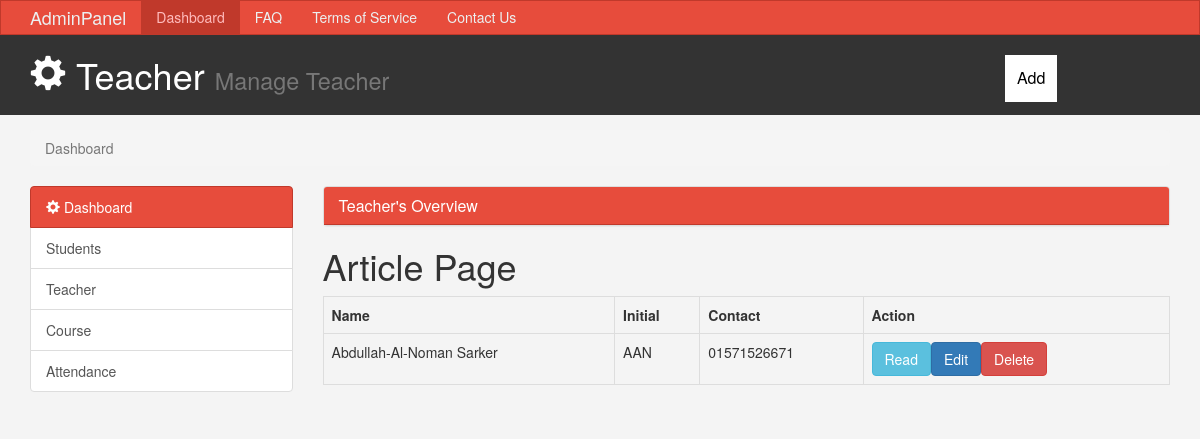
The app's page /theme/teacher/article.php?initial=AAN with its own data.
### tables this page shows
CREATE TABLE `teacher` (
  `Tname` varchar(255) NOT NULL,
  `Contact` text NOT NULL,
  `initial` varchar(255) NOT NULL
);

### theme/teacher/article.php (the view, shortened to what this page needs)
<?php
 $filepath = realpath(dirname(__FILE__));
include_once($filepath.'/../config/dbh.php');
include_once('tHeader.php');
?>
<h1>Article Page</h1>
<div class="articles-container">
	<?php
		$initial = mysqli_real_escape_string($con,$_GET['initial']);
		$sql = "SELECT * from teacher where  initial='$initial'";
		$result = mysqli_query($con,$sql);
		$queryResults = mysqli_num_rows($result);
		if($queryResults > 0){
			while ($row = mysqli_fetch_assoc($result)) {
    echo "<table class='table table-hover table-responsive table-bordered'>";
    echo "<tr>";
    echo "<th>Name</th>";
    echo "<th>Initial</th>";
    echo "<th>Contact</th>";
    echo "<th>Action</th>";
    echo "</tr>";
        echo "<tr>";
        echo "<td>".$row['Tname']."</td>";
        echo "<td>".$row['initial']."</td>";
        echo "<td>".$row['Contact']."</td>";
        echo "<td>";
        echo "<a href='read_one.php?initial={$initial}' class='btn btn-info '>Read</a>";
        echo "<a href='update.php?initial={$initial}' class='btn btn-primary'>Edit</a>";
        echo "<a href='delete.php?initial={$initial}' class='btn btn-danger'>Delete</a>";
        echo "</td>";
        echo "</tr>";
    }
    echo "</table>";
}
else{
    echo "<div class='alert alert-danger'>No records found.</div>";
}
	?>
</div>
</body>
</html>

### theme/css/style.css (style rules this page uses)
body { background:#f4f4f4; }

### records on screen
teacher: Tname "Abdullah-Al-Noman Sarker", initial "AAN", Contact "01571526671"
